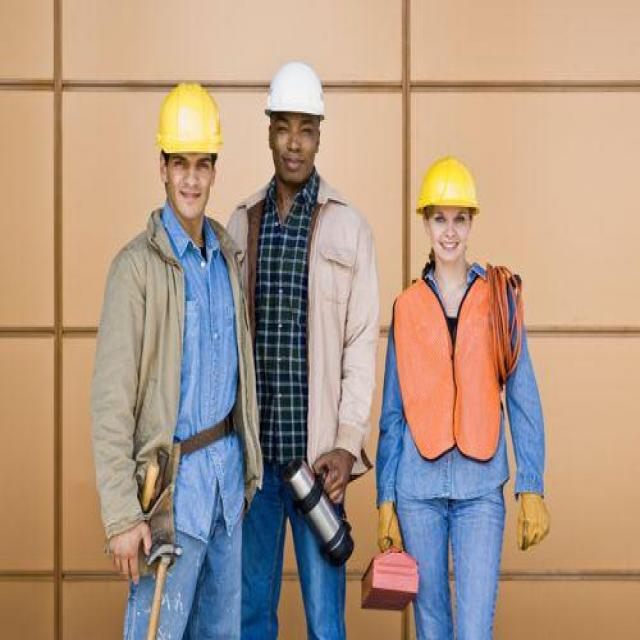
#> input picture sample_images/safety_sample_1.jpg, 640 x 640 px
$ python -i quality.py   (imports and definitions only)   (older library calls are emulated)
#> lines starting #> are read from the running program, lines starting #| are printed output that depends on the picture
"""
Module 1: Image Quality Assessment
Final Year Project — UAV Image Acquisition

Computes per-image quality metrics:
  - Blur Score    (Laplacian variance)
  - Brightness    (mean pixel intensity)
  - Contrast      (RMS contrast)
  - Resolution    (megapixel normalized score)

Produces an overall weighted quality score and Accept/Reject decision.
"""

import logging
import numpy as np
from pathlib import Path
from typing import Dict, Any, Tuple

logger = logging.getLogger("module1.quality")

# ─────────────────────────────────────────────────────────────────
# Default Thresholds (can be overridden via config)
# ─────────────────────────────────────────────────────────────────
BLUR_THRESHOLD      = 100.0     # Laplacian variance below → blurry
BRIGHTNESS_MIN      = 30        # Below → too dark
BRIGHTNESS_MAX      = 225       # Above → overexposed
CONTRAST_MIN        = 20        # Below → low contrast
ACCEPT_THRESHOLD    = 60.0      # Overall score to accept

WEIGHTS = {
    "blur":       0.35,
    "brightness": 0.25,
    "contrast":   0.25,
    "resolution": 0.15,
}


# ─────────────────────────────────────────────────────────────────
# Individual Metric Functions
# ─────────────────────────────────────────────────────────────────

def compute_blur_score(gray: np.ndarray) -> Tuple[float, str]:
    """
    Compute blur score using Laplacian variance.

    Higher variance = sharper image. Score is clipped and normalized 0-100.

    Args:
        gray: Grayscale image as numpy array.

    Returns:
        (score_0_100, status_string)
    """
    import cv2
    lap_var = cv2.Laplacian(gray, cv2.CV_64F).var()
    # Normalize: 0 → 0, 500+ → 100
    score = min(100.0, (lap_var / 500.0) * 100.0)
    status = "sharp" if lap_var >= BLUR_THRESHOLD else "blurry"
    return round(score, 2), status


def compute_brightness_score(gray: np.ndarray) -> Tuple[float, str]:
    """
    Compute brightness score from mean pixel intensity.

    Args:
        gray: Grayscale image as numpy array.

    Returns:
        (score_0_100, status_string)
    """
    mean_val = float(gray.mean())
    # Ideal range: 80-180
    if mean_val < BRIGHTNESS_MIN:
        score = (mean_val / BRIGHTNESS_MIN) * 30
        status = "too_dark"
    elif mean_val > BRIGHTNESS_MAX:
        score = max(0.0, 100.0 - ((mean_val - BRIGHTNESS_MAX) / (255 - BRIGHTNESS_MAX)) * 50)
        status = "overexposed"
    else:
        # Map 30-225 → 0-100 with peak at ~128
        deviation = abs(mean_val - 128) / 100.0
        score = max(50.0, 100.0 - deviation * 50)
        status = "good"
    return round(score, 2), status


def compute_contrast_score(gray: np.ndarray) -> Tuple[float, str]:
    """
    Compute contrast score using RMS contrast (std deviation of pixel values).

    Args:
        gray: Grayscale image as numpy array.

    Returns:
        (score_0_100, status_string)
    """
    rms = float(gray.std())
    # Normalize: 0 → 0, 80+ → 100
    score = min(100.0, (rms / 80.0) * 100.0)
    status = "good" if rms >= CONTRAST_MIN else "low_contrast"
    return round(score, 2), status


def compute_resolution_score(width: int, height: int) -> Tuple[float, str]:
    """
    Compute resolution score based on megapixel count.

    Scale:
        < 0.5 MP → 20
        0.5 MP   → 40
        1   MP   → 60
        2   MP   → 75
        4+  MP   → 100

    Args:
        width:  Image width in pixels.
        height: Image height in pixels.

    Returns:
        (score_0_100, status_string)
    """
    mp = (width * height) / 1_000_000
    if mp >= 4.0:
        score, status = 100.0, "high_res"
    elif mp >= 2.0:
        score, status = 75.0 + (mp - 2.0) / 2.0 * 25.0, "good_res"
    elif mp >= 1.0:
        score, status = 60.0 + (mp - 1.0) * 15.0, "moderate_res"
    elif mp >= 0.5:
        score, status = 40.0 + (mp - 0.5) * 40.0, "low_res"
    else:
        score, status = mp * 80.0, "very_low_res"
    return round(min(score, 100.0), 2), status


# ─────────────────────────────────────────────────────────────────
# Overall Score
# ─────────────────────────────────────────────────────────────────

def compute_overall_score(metrics: Dict[str, float], weights: Dict = None) -> float:
    """
    Compute weighted overall quality score from individual metric scores.

    Args:
        metrics: Dict with keys 'blur', 'brightness', 'contrast', 'resolution'.
        weights: Optional custom weight dict (must sum to 1.0).

    Returns:
        Overall score 0–100.
    """
    w = weights or WEIGHTS
    score = (
        metrics.get("blur", 0)       * w["blur"]       +
        metrics.get("brightness", 0) * w["brightness"] +
        metrics.get("contrast", 0)   * w["contrast"]   +
        metrics.get("resolution", 0) * w["resolution"]
    )
    return round(score, 2)


# ─────────────────────────────────────────────────────────────────
# Main Quality Assessment
# ─────────────────────────────────────────────────────────────────

def assess_quality(
    file_path: Path,
    width:     int = 0,
    height:    int = 0,
) -> Dict[str, Any]:
    """
    Perform complete quality assessment on a single UAV image.

    Args:
        file_path: Path to the image file.
        width:     Known image width (optional, will be read if 0).
        height:    Known image height (optional, will be read if 0).

    Returns:
        Quality report dictionary with per-metric scores and Accept/Reject.
    """
#> called with width = 0, height = 0
    import cv2
    from PIL import Image

    file_path = Path(file_path)
    report: Dict[str, Any] = {
        "filename":      file_path.name,
        "blur_score":    0.0,
        "blur_status":   "unknown",
        "brightness_score":  0.0,
        "brightness_status": "unknown",
        "contrast_score":    0.0,
        "contrast_status":   "unknown",
        "resolution_score":  0.0,
        "resolution_status": "unknown",
        "overall_score": 0.0,
        "accepted":      False,
        "issues":        [],
    }

    try:
        # Load image as numpy array
        img_bgr = cv2.imread(str(file_path))
#> img_bgr is the input picture: shape (640, 640, 3); mean B, G, R 132.8, 151.3, 175.1
        if img_bgr is None:
            # Fallback to PIL → numpy
            with Image.open(file_path) as pil_img:
                pil_img = pil_img.convert("RGB")
                img_bgr = np.array(pil_img)[:, :, ::-1].copy()

        if img_bgr is None:
            report["issues"].append("Could not load image for quality assessment")
            return report

        h, w = img_bgr.shape[:2]
#> h = 640; w = 640
        if width  == 0: width  = w
#> width = 640
        if height == 0: height = h
#> height = 640

        # Convert to grayscale for metric computation
        gray = cv2.cvtColor(img_bgr, cv2.COLOR_BGR2GRAY).astype(np.float64)
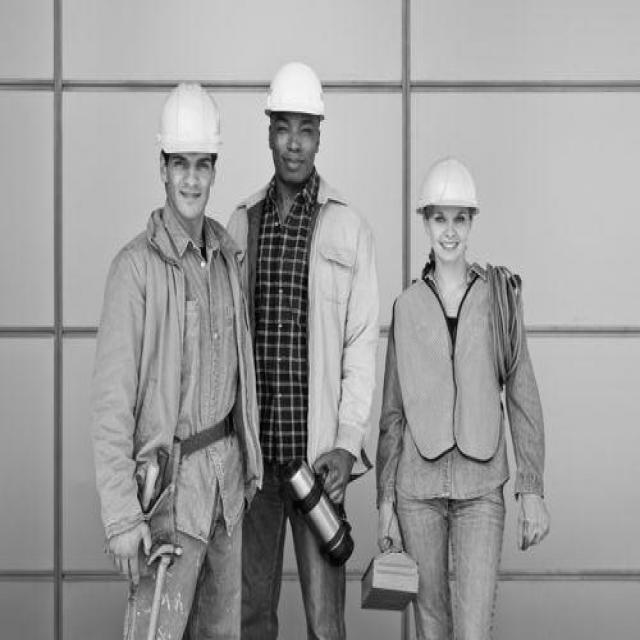
#> gray: shape (640, 640) float64; min 0, max 251, mean 156.3

        # ── Compute metrics ─────────────────────────────────────
        blur_s,  blur_st  = compute_blur_score(gray)
#> in compute_blur_score, `lap_var = cv2.Laplacian(gray, cv2.CV_64F).var()`: lap_var = 279.3
#> in compute_blur_score, `score = min(100.0, (lap_var / 500.0) * 100.0)`: score = 55.86
#> in compute_blur_score, `status = "sharp" if lap_var >= BLUR_THRESHOLD else "blurry"`: status = 'sharp'
#> blur_s = 55.86; blur_st = 'sharp'
        bri_s,   bri_st   = compute_brightness_score(gray)
#> in compute_brightness_score, `mean_val = float(gray.mean())`: mean_val = 156.3
#> in compute_brightness_score, `deviation = abs(mean_val - 128) / 100.0`: deviation = 0.283
#> in compute_brightness_score, `score = max(50.0, 100.0 - deviation * 50)`: score = 85.84
#> bri_s = 85.84; bri_st = 'good'
        con_s,   con_st   = compute_contrast_score(gray)
#> in compute_contrast_score, `rms = float(gray.std())`: rms = 46.43
#> in compute_contrast_score, `score = min(100.0, (rms / 80.0) * 100.0)`: score = 58.04
#> in compute_contrast_score, `status = "good" if rms >= CONTRAST_MIN else "low_contrast"`: status = 'good'
#> con_s = 58.04; con_st = 'good'
        res_s,   res_st   = compute_resolution_score(width, height)
#> res_s = 32.77; res_st = 'very_low_res'

        report["blur_score"]         = blur_s
        report["blur_status"]        = blur_st
        report["brightness_score"]   = bri_s
        report["brightness_status"]  = bri_st
        report["contrast_score"]     = con_s
        report["contrast_status"]    = con_st
        report["resolution_score"]   = res_s
        report["resolution_status"]  = res_st

        # ── Overall Score ───────────────────────────────────────
        metrics = {
            "blur":       blur_s,
            "brightness": bri_s,
            "contrast":   con_s,
            "resolution": res_s,
        }
#> metrics = {'blur': 55.86, 'brightness': 85.84, 'contrast': 58.04, 'resolution': 32.77}
        overall = compute_overall_score(metrics)
#> in compute_overall_score, `score = ( metrics.get("blur", 0)       * w["blur"]       + metrics.get..`: score = 60.44
#> overall = 60.44
        report["overall_score"] = overall
        report["accepted"]      = overall >= ACCEPT_THRESHOLD

        # ── Issues Summary ──────────────────────────────────────
        if blur_st  == "blurry":       report["issues"].append("Image appears blurry")
        if bri_st   == "too_dark":     report["issues"].append("Image is underexposed / too dark")
        if bri_st   == "overexposed":  report["issues"].append("Image is overexposed")
        if con_st   == "low_contrast": report["issues"].append("Low contrast detected")
        if res_st   == "very_low_res": report["issues"].append("Very low resolution")

        logger.info(
            "Quality [%s]: blur=%.1f | bright=%.1f | contrast=%.1f | res=%.1f | overall=%.1f → %s",
            file_path.name, blur_s, bri_s, con_s, res_s, overall,
            "ACCEPTED" if report["accepted"] else "REJECTED"
        )

    except Exception as exc:
        report["issues"].append(f"Quality assessment error: {exc}")
        logger.error("Quality assessment failed for %s: %s", file_path.name, exc, exc_info=True)

    return report


# ─────────────────────────────────────────────────────────────────
# Batch Quality Report
# ─────────────────────────────────────────────────────────────────

def generate_quality_report(quality_results: list) -> Dict[str, Any]:
    """
    Summarize quality metrics across a batch of images.

    Args:
        quality_results: List of per-image quality report dicts.

    Returns:
        Aggregated quality report with statistics and histogram data.
    """
    if not quality_results:
        return {"total": 0, "accepted": 0, "rejected": 0}

    scores = [r["overall_score"] for r in quality_results]
    accepted = [r for r in quality_results if r["accepted"]]
    rejected = [r for r in quality_results if not r["accepted"]]

    return {
        "total":           len(quality_results),
        "accepted":        len(accepted),
        "rejected":        len(rejected),
        "acceptance_rate": round(len(accepted) / len(quality_results) * 100, 1),
        "score_stats": {
            "mean":   round(float(np.mean(scores)),   2),
            "median": round(float(np.median(scores)), 2),
            "min":    round(float(np.min(scores)),    2),
            "max":    round(float(np.max(scores)),    2),
            "std":    round(float(np.std(scores)),    2),
        },
        "metric_averages": {
            "blur":       round(float(np.mean([r["blur_score"]       for r in quality_results])), 2),
            "brightness": round(float(np.mean([r["brightness_score"] for r in quality_results])), 2),
            "contrast":   round(float(np.mean([r["contrast_score"]   for r in quality_results])), 2),
            "resolution": round(float(np.mean([r["resolution_score"] for r in quality_results])), 2),
        },
        "per_image": quality_results,
    }

>>> result = assess_quality('../../../sample_images/safety_sample_1.jpg')
#> result = 12 items

$ run again, on sample_images/safety_sample_2.jpg
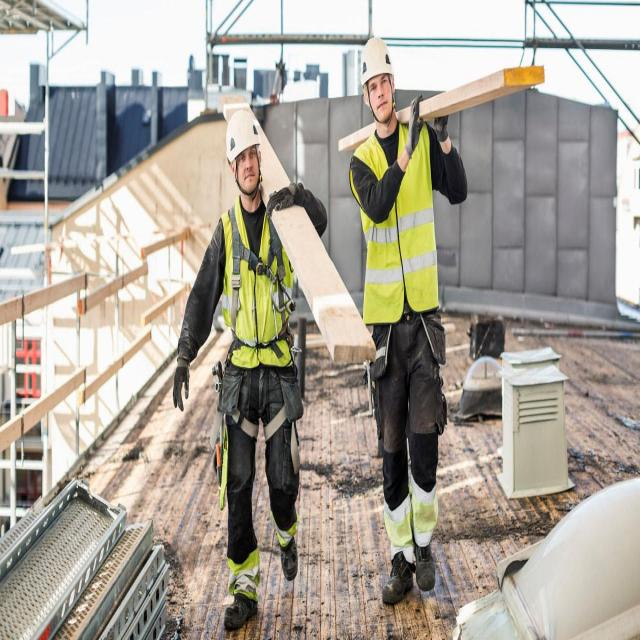
#> input picture sample_images/safety_sample_2.jpg, 640 x 640 px
#> in assess_quality, img_bgr is the input picture: shape (640, 640, 3); mean B, G, R 152.6, 163.5, 169.3
#> in assess_quality, `gray = cv2.cvtColor(img_bgr, cv2.COLOR_BGR2GRAY).astype(np.float64)`:
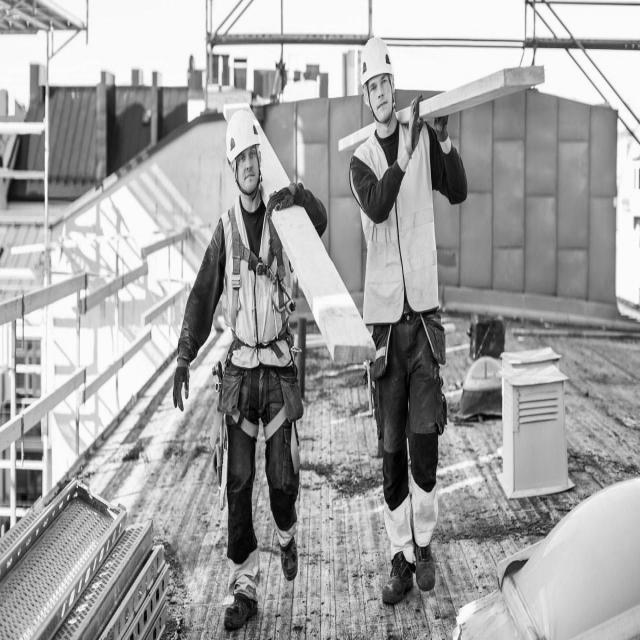
#> gray: shape (640, 640) float64; min 0, max 255, mean 164
#> lap_var = 1117.2
#> in compute_blur_score, `score = min(100.0, (lap_var / 500.0) * 100.0)`: score = 100
#> in compute_blur_score, `status = "sharp" if lap_var >= BLUR_THRESHOLD else "blurry"`: status = 'sharp'
#> blur_s = 100; blur_st = 'sharp'
#> mean_val = 164
#> deviation = 0.36
#> in compute_brightness_score, `score = max(50.0, 100.0 - deviation * 50)`: score = 82
#> bri_st = 'good'
#> rms = 64.05
#> in compute_contrast_score, `score = min(100.0, (rms / 80.0) * 100.0)`: score = 80.06
#> in compute_contrast_score, `status = "good" if rms >= CONTRAST_MIN else "low_contrast"`: status = 'good'
#> con_s = 80.06; con_st = 'good'
#> metrics = {'blur': 100, 'brightness': 82, 'contrast': 80.06, 'resolution': 32.77}
#> in compute_overall_score, `score = ( metrics.get("blur", 0)       * w["blur"]       + metrics.get..`: score = 80.43
#> result = 12 items

$ run again, on sample_images/safety_sample_3.jpg
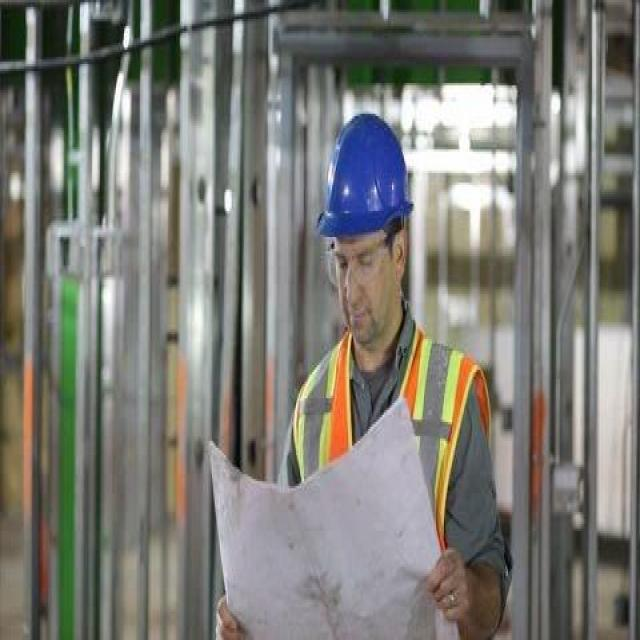
#> input picture sample_images/safety_sample_3.jpg, 640 x 640 px
#> in assess_quality, img_bgr is the input picture: shape (640, 640, 3); mean B, G, R 117.5, 123.4, 123.6
#> in assess_quality, `gray = cv2.cvtColor(img_bgr, cv2.COLOR_BGR2GRAY).astype(np.float64)`:
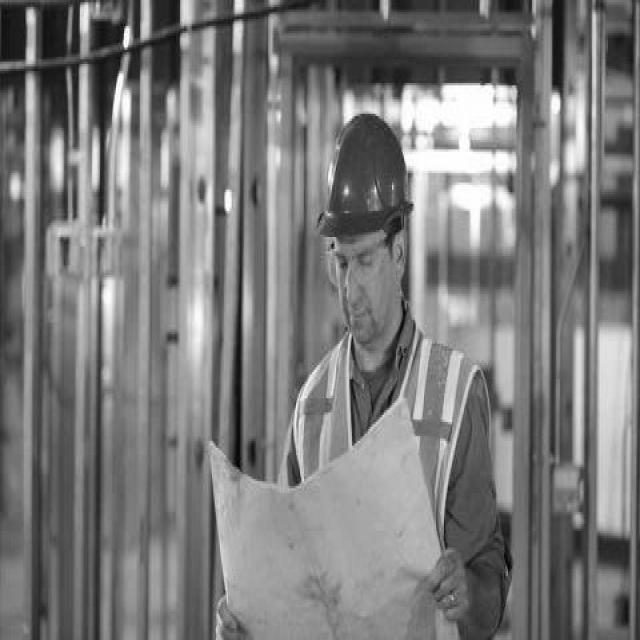
#> gray: shape (640, 640) float64; min 0, max 255, mean 122.8
#> lap_var = 153.5
#> in compute_blur_score, `score = min(100.0, (lap_var / 500.0) * 100.0)`: score = 30.71
#> in compute_blur_score, `status = "sharp" if lap_var >= BLUR_THRESHOLD else "blurry"`: status = 'sharp'
#> blur_s = 30.71; blur_st = 'sharp'
#> mean_val = 122.8
#> deviation = 0.0519
#> in compute_brightness_score, `score = max(50.0, 100.0 - deviation * 50)`: score = 97.41
#> bri_st = 'good'
#> rms = 48.4
#> in compute_contrast_score, `score = min(100.0, (rms / 80.0) * 100.0)`: score = 60.49
#> in compute_contrast_score, `status = "good" if rms >= CONTRAST_MIN else "low_contrast"`: status = 'good'
#> con_s = 60.49; con_st = 'good'
#> metrics = {'blur': 30.71, 'brightness': 97.41, 'contrast': 60.49, 'resolution': 32.77}
#> in compute_overall_score, `score = ( metrics.get("blur", 0)       * w["blur"]       + metrics.get..`: score = 55.14
#> result = 12 items

$ run again, on sample_images/safety_sample_4.jpg
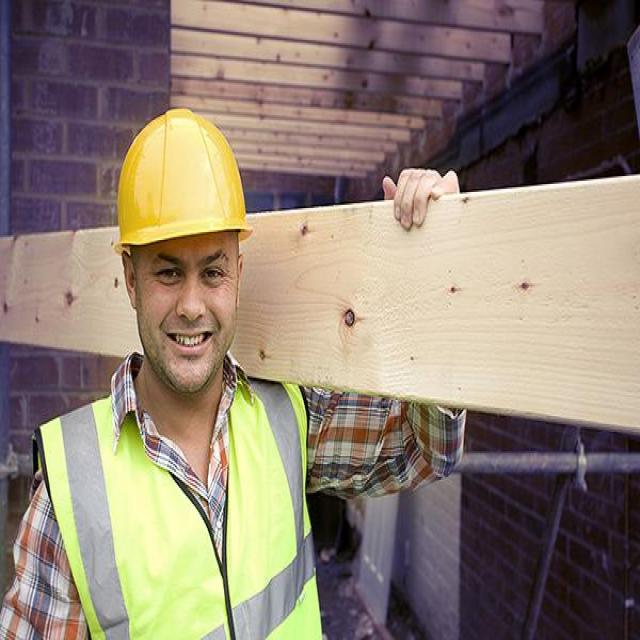
#> input picture sample_images/safety_sample_4.jpg, 640 x 640 px
#> in assess_quality, img_bgr is the input picture: shape (640, 640, 3); mean B, G, R 114.1, 127.8, 142
#> in assess_quality, `gray = cv2.cvtColor(img_bgr, cv2.COLOR_BGR2GRAY).astype(np.float64)`:
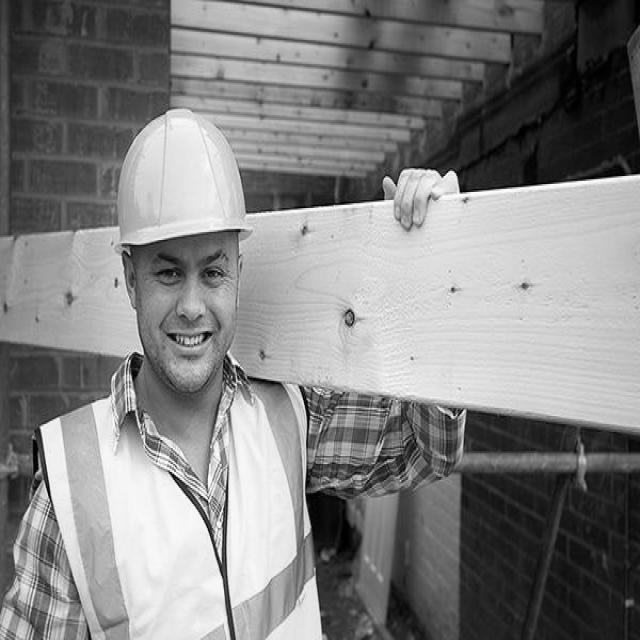
#> gray: shape (640, 640) float64; min 0, max 255, mean 130.5
#> lap_var = 520.2
#> in compute_blur_score, `score = min(100.0, (lap_var / 500.0) * 100.0)`: score = 100
#> in compute_blur_score, `status = "sharp" if lap_var >= BLUR_THRESHOLD else "blurry"`: status = 'sharp'
#> blur_s = 100; blur_st = 'sharp'
#> mean_val = 130.5
#> deviation = 0.0251
#> in compute_brightness_score, `score = max(50.0, 100.0 - deviation * 50)`: score = 98.74
#> bri_st = 'good'
#> rms = 73.6
#> in compute_contrast_score, `score = min(100.0, (rms / 80.0) * 100.0)`: score = 91.99
#> in compute_contrast_score, `status = "good" if rms >= CONTRAST_MIN else "low_contrast"`: status = 'good'
#> con_s = 91.99; con_st = 'good'
#> metrics = {'blur': 100, 'brightness': 98.74, 'contrast': 91.99, 'resolution': 32.77}
#> in compute_overall_score, `score = ( metrics.get("blur", 0)       * w["blur"]       + metrics.get..`: score = 87.6
#> result = 12 items
